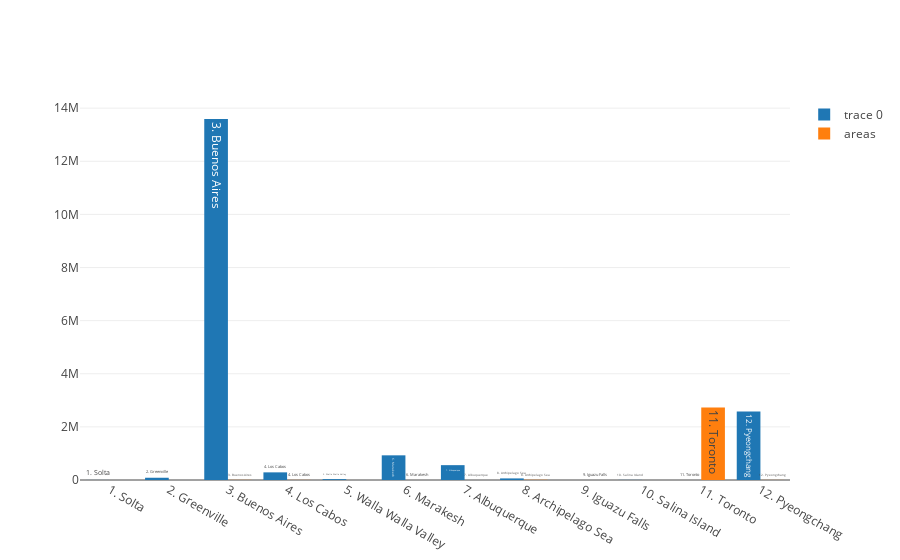

The code cell stored with this chart in its notebook:
### Code cell
import plotly
plotly.offline.init_notebook_mode(connected=True)
plotly.offline.iplot([trace_populations, trace_areas])

### Figure 1 — Plotly figure (JSON) as saved in the notebook; plotly's stock layout.template omitted (floating-point values rounded to 4 significant figures)
{"data": [{"text": ["1. Solta", "2. Greenville", "3. Buenos Aires", "4. Los Cabos", "5. Walla Walla Valley", "6. Marakesh", "7. Albuquerque", "8. Archipelago Sea", "9. Iguazu Falls", "10. Salina Island", "11. Toronto", "12. Pyeongchang"], "type": "bar", "x": ["1. Solta", "2. Greenville", "3. Buenos Aires", "4. Los Cabos", "5. Walla Walla Valley", "6. Marakesh", "7. Albuquerque", "8. Archipelago Sea", "9. Iguazu Falls", "10. Salina Island", "11. Toronto", "12. Pyeongchang"], "y": [1700, 84554, 13591863, 287651, 32237, 928850, 559277, 60000, 0, 4000, 630, 2581000]}, {"name": "areas", "text": ["1. Solta", "2. Greenville", "3. Buenos Aires", "4. Los Cabos", "5. Walla Walla Valley", "6. Marakesh", "7. Albuquerque", "8. Archipelago Sea", "9. Iguazu Falls", "10. Salina Island", "11. Toronto", "12. Pyeongchang"], "type": "bar", "x": ["1. Solta", "2. Greenville", "3. Buenos Aires", "4. Los Cabos", "5. Walla Walla Valley", "6. Marakesh", "7. Albuquerque", "8. Archipelago Sea", "9. Iguazu Falls", "10. Salina Island", "11. Toronto", "12. Pyeongchang"], "y": [59, 68, 4758, 3750, 33, 200, 491, 8300, 672, 27, 2731571, 3194]}], "layout": {}}
